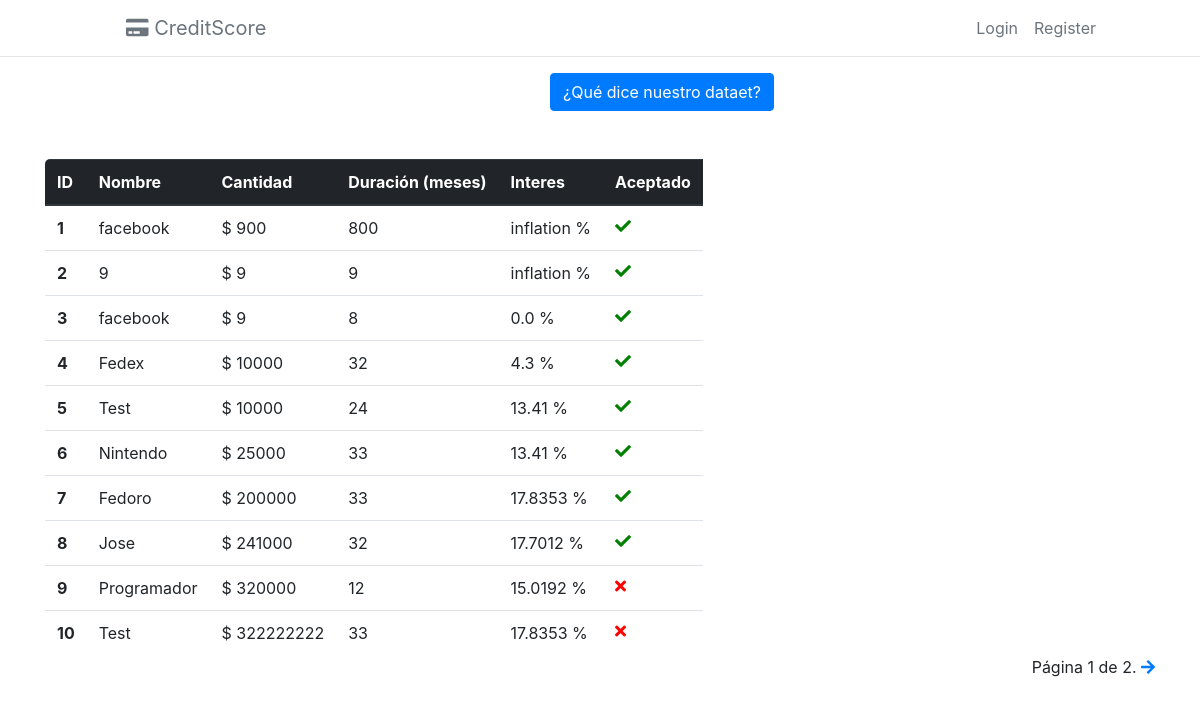
Before: /home/api/ with the older database file.
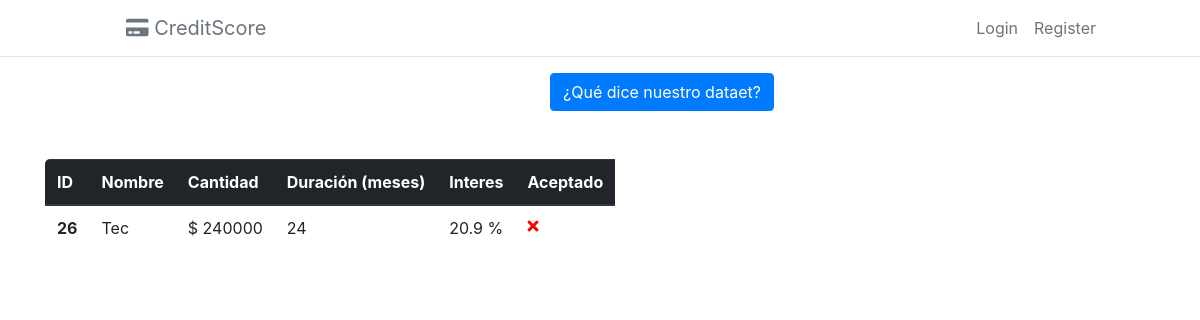
After: the same page with the newer database file.
### home/models.py (models this page shows)
class Company(models.Model):
    facebook_name = models.CharField(max_length=20)
    amount        = models.IntegerField()
    duration      = models.IntegerField()
    result        = models.IntegerField(default='')
    inflation     = models.FloatField()

### home/views.py (the view)
class CompanyListView(ListView):
    model = Company
    paginate_by = 10  # if pagination is desired
    context_object_name = "company_list"
    def get_context_data(self, **kwargs):
        context = super().get_context_data(**kwargs)
        context['now'] = datetime.datetime.now()
        return context

### home/templates/home/company_list.html (shortened to what this page needs)
{% extends 'base.html' %}
{% block  body %}
  <div class="container">
    <div class="row">
      <div class="col-sm-12">
        <div style="width:100;display:block;margin: 1rem auto;">
          <a class="btn btn-primary" data-toggle="modal" data-target="#exampleModal" style="color:white;">
            ¿Qué dice nuestro dataet?
          </a>
        </div>
      </div>
      <div class="col-sm-12" style="margin-top:2rem;">
        {% if company_list %}
          <table class="table table-responsive">
            <thead class="thead-dark">
              <tr>
                <th scope="col">ID</th>
                <th scope="col">Nombre</th>
                <th scope="col">Cantidad</th>
                <th scope="col">Duración (meses)</th>
                <th scope="col">Interes</th>
                <th scope="col">Aceptado</th>
              </tr>
            </thead>
            <tbody>
              {% for company in company_list %}
                <tr>
                  <th scope="col">{{company.id}}</th>
                  <td>{{company.facebook_name}}</td>
                  <td>$ {{company.amount}}</td>
                  <td>{{company.duration}}</td>
                  <td>{{company.inflation}} %</td>
                  <td>
                    {% if company.result %}
                      <i class="fas fa-check" style="color:green;"></i>
                    {% else %}
                      <i class="fas fa-times" style="color:red;"></i>
                    {% endif %}
                  </td>
                </tr>
              {% endfor %}
            </tbody>
          </table>
          {% if is_paginated %}
            <div class="pagination" style="float:right;">
                <span class="page-links">
                    <span class="page-current">
                        Página {{ page_obj.number }} de {{ page_obj.paginator.num_pages }}.
                    </span>
                    {% if page_obj.has_next %}
                        <a href="/home/api/?page={{ page_obj.next_page_number }}"><i class="fas fa-arrow-right"></i></a>
                    {% endif %}
                </span>
            </div>
        {% endif %}
        {% else %}
          <p>There are no books in the library.</p>
        {% endif %}
        </div>
    </div>
  </div>
{% endblock %}

### accounts/templates/base.html (shortened to what this page needs)
<html>
    <head>
        <link rel="stylesheet" href="https://maxcdn.bootstrapcdn.com/bootstrap/4.0.0-beta.2/css/bootstrap.min.css">
        <link rel="stylesheet" href="https://use.fontawesome.com/releases/v5.0.12/css/all.css">
    </head>
    <body>
      <nav class="navbar navbar-light navbar-expand-lg navbar-muted bg-white sticky-top">
        <a class="navbar-brand text-muted" href="{% url 'home:home' %}" style="margin-left: 110px"><i class="fas fa-credit-card"></i> CreditScore</a>
        {% if user.is_authenticated %}
        <div class="collapse navbar-collapse" id="navbarSupportedContent" >
          <ul class="navbar-nav mr-auto"></ul>
          <ul class="nav navbar-nav navbar-right">
              <li class="nav-item">
                <a class="nav-link text-muted" href="{% url 'accounts:view_profile' %}">{{ user.first_name}}</a>
              </li>
              <li class="nav-item">
                <a class="nav-link text-muted" href="{% url 'home:view_company' %}"><i class="fas fa-tachometer-alt"></i> Simulator</a>
              </li>
              <li class="nav-item">
                <a class="nav-link text-muted" href="{% url 'home:res' %}"><i class="fas fa-tasks"></i> Results</a>
              </li>
              <li class="nav-item dropdown text-muted">
                <a class="nav-link dropdown-toggle text-muted" href="#" id="navbarDropdown" role="button" data-toggle="dropdown" aria-haspopup="true" aria-expanded="false" style="margin-right: 80px">
                  Options
              </a>
              <div class="dropdown-menu" aria-labelledby="navbarDropdown" >
                <a class="dropdown-item text-muted"  href="{% url 'accounts:edit_profile' %}"><i class="fas fa-edit"></i> Edit Profile</a>
                <div class="dropdown-divider"></div>
                <a class="dropdown-item text-muted" href="{% url 'accounts:logout' %}"><i class="fas fa-sign-out-alt"></i> Logout </a>
              </li>
            </ul>
          </div>
           {% else %}
                <div class="collapse navbar-collapse" id="navbarSupportedContent" >
                    <ul class="nav navbar-nav navbar-right" style="margin-right: 80px">
                        <li class="nav-item">
                          <a class="nav-link text-muted" href="{% url 'accounts:login' %}">Login</a>
                        </li>
                        <li class="nav-item">
                          <a class="nav-link text-muted" href="{% url 'accounts:register' %}">Register</a>
                        </li>
                    </ul>
                </div>
      {% endif %}
      </nav>
      <hr style="margin: 0px">
      {% block body %}
      {% endblock %}
    </body>
</html>

### home/templates/home/company_list.html (style rules this page uses)
.table { border-radius: 5px; width: 50%; margin: 0px auto; float: none; }
@media (max-width: 1200px) { .table { width: 100%; } }

Changed rows visible on the page:
removed Company: id "1", facebook_name "facebook", amount "900", duration "800", inflation "inflation", result 1 (drawn)
removed Company: id "2", facebook_name "9", amount "9", duration "9", inflation "inflation", result 1 (drawn)
removed Company: id "3", facebook_name "facebook", amount "9", duration "8", inflation "0.0", result 1 (drawn)
removed Company: id "4", facebook_name "Fedex", amount "10000", duration "32", inflation "4.3", result 1 (drawn)
removed Company: id "5", facebook_name "Test", amount "10000", duration "24", inflation "13.41", result 1 (drawn)
removed Company: id "6", facebook_name "Nintendo", amount "25000", duration "33", inflation "13.41", result 1 (drawn)
removed Company: id "7", facebook_name "Fedoro", amount "200000", duration "33", inflation "17.8353", result 1 (drawn)
removed Company: id "8", facebook_name "Jose", amount "241000", duration "32", inflation "17.7012", result 1 (drawn)
removed Company: id "9", facebook_name "Programador", amount "320000", duration "12", inflation "15.0192", result 0 (drawn)
removed Company: id "10", facebook_name "Test", amount "322222222", duration "33", inflation "17.8353", result 0 (drawn)
added Company: id "26", facebook_name "Tec", amount "240000", duration "24", inflation "20.9", result 0 (drawn)
Other visible differences:
{{ page_obj.number }}: "1" → (not shown)
{{ page_obj.paginator.num_pages }}: "2" → (not shown)
text no longer shown: "Página de ."
